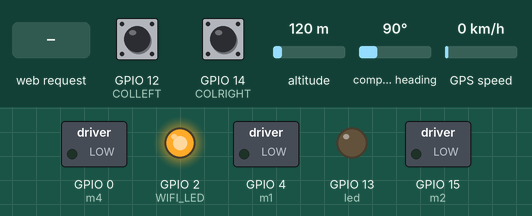
A sketch run on a simulated ESP8266 (NodeMCU). Parts: switched loads named in the sketch (green lamp = pin HIGH), output pins drawn as LEDs (lit = HIGH). The inputs (shaded band) are chosen by the test bench; at power-on: GPIO 12 (COLLEFT) HIGH, GPIO 14 (COLRIGHT) HIGH, altitude 120 m, compass heading 90°, GPS speed 0 km/h. WiFi joins after 1.5 s; servers stay silent unless stated; the GPS gets a fix after 3 s at 37.7749, -122.4194 with 8 satellites; what the sketch prints to the serial monitor is not drawn.

Above: at 2.7 s.
2.8 s: GPIO 12 (COLLEFT) pulled LOW for 0.15 s
At 2.87 s:
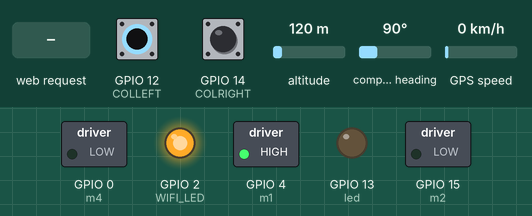
4.4 s: GPIO 14 (COLRIGHT) pulled LOW for 0.15 s
At 4.47 s:
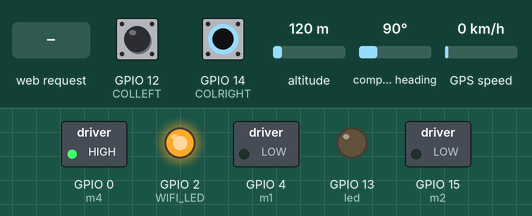
6.0 s: HTTP request GET /forward received
At 6.4 s:
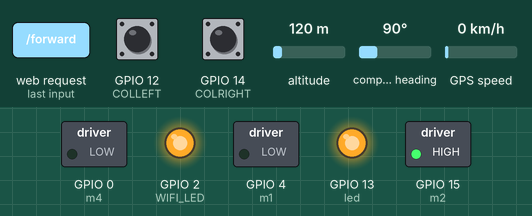
7.5 s: HTTP request GET /reverse received
At 8.7 s:
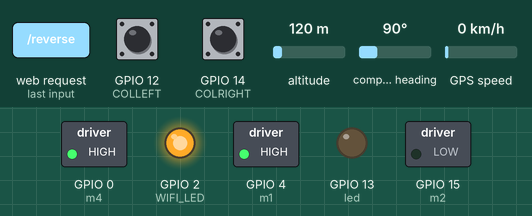
9.0 s: HTTP request GET /left received
At 10.0 s:
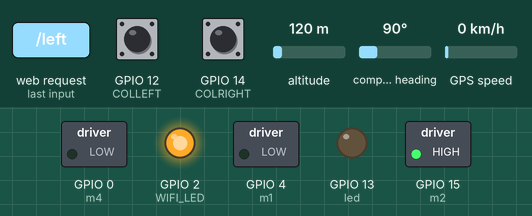
10.5 s: GPIO 14 (COLRIGHT) pulled LOW for 1 s
At 11.1 s:
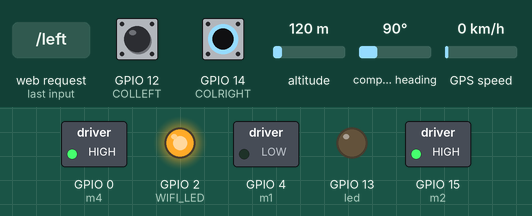
Timing chart, 0 to 13.5 s (numbered marks = the images above; inputs shaded):
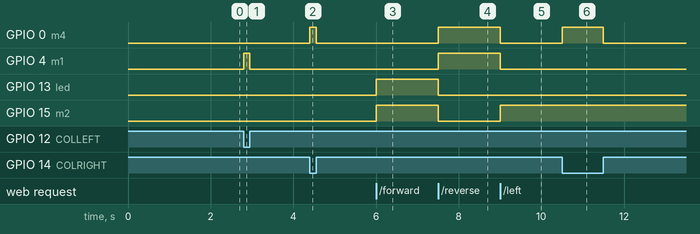

Measured:
- after the input at 2.8 s, GPIO 4 (m1): LOW → HIGH at once, → LOW 0.15 s later
- after the input at 4.4 s, GPIO 0 (m4): LOW → HIGH at once, → LOW 0.15 s later
- after the input at 6.0 s, GPIO 13 (led), GPIO 15 (m2): LOW → HIGH at once
- after the input at 7.5 s, GPIO 0 (m4), GPIO 4 (m1): LOW → HIGH at once; GPIO 13 (led), GPIO 15 (m2): HIGH → LOW at once
- after the input at 9.0 s, GPIO 0 (m4), GPIO 4 (m1): HIGH → LOW at once; GPIO 15 (m2): LOW → HIGH at once
- after the input at 10.5 s, GPIO 0 (m4): LOW → HIGH at once, → LOW 1.0 s later

The sketch:

Main.ino
```cpp
#include <ESP8266WiFi.h>
#include <WiFiClient.h>
#include <ESP8266WebServer.h>
// #include <ESP8266mDNS.h>
#include <TinyGPS++.h>
#include <SoftwareSerial.h>
#include "index.h"
#include "sensors.h"
#include "mobility.h"
#include "mygps.h"
#include "server.h"

#define COLLEFT 12
#define COLRIGHT 14

int colL = HIGH;
int colR = HIGH;


void setup(void) {
  Serial.begin(9600);

  // Wi-Fi connection
  if (!WiFi.config(local_IP, gateway, subnet)) {
    Serial.println("STA Failed to configure");
  }

  pinMode(1, FUNCTION_3);
  pinMode(3, FUNCTION_3);

  pinMode(COLLEFT, INPUT);
  pinMode(COLRIGHT, INPUT);

  setupMobility();
  setupGPS();
  setupSensors();
  setupServer();
  initServerHandlers();
}

void loop(void) {
  server.handleClient();
  // MDNS.update();
  runGPS();


  colL = digitalRead(COLLEFT);
  colR = digitalRead(COLRIGHT);

  if (colL == LOW) {
    digitalWrite(m1, 1);  // reverse right motor
    digitalWrite(m2, 0);
  } else {
    if (!onReverse) {
      digitalWrite(m1, 0);
    }
  }

  if (colR == LOW) {
    digitalWrite(m3, 0);
    digitalWrite(m4, 1);  // reverse left motor
  } else {
    if (!onReverse) {
      digitalWrite(m4, 0);
    }
  }


  delay(1);
}
```

index.h
```cpp
const char INDEX_HTML[] PROGMEM = R"=====(
<!DOCTYPE html>
<html>
<head>
<meta http-equiv="Content-Type" content="text/html; charset=UTF-8" />
<meta name = "viewport" content = "width = device-width, initial-scale = 1.0, maximum-scale = 1.0, user-scalable=0">
<title>Amphibot</title>
</head>
<body>
<h1>Amphibot</h1>
<br />
<p>Uptime: %02d:%02d:%02d</p>
Temperature:
</body>
</html>
)=====";
```

mobility.h
```cpp
const int led = 13;
//const int m1 = 16;
// const int m2 = 5;
const int m1 = 4;
const int m2 = 15;
const int m3 = 13;
const int m4 = 0;

int onReverse = LOW;

void setupMobility() {
  pinMode(led, OUTPUT);
  pinMode(m1, OUTPUT);
  pinMode(m2, OUTPUT);
  pinMode(m3, OUTPUT);
  pinMode(m4, OUTPUT);
}

void forward() {
  digitalWrite(m1, 0);
  digitalWrite(m2, 1);
  digitalWrite(m3, 1);
  digitalWrite(m4, 0);
  onReverse = LOW;
}

void halt() {
  digitalWrite(m1, 0);
  digitalWrite(m2, 0);
  digitalWrite(m3, 0);
  digitalWrite(m4, 0);
  onReverse = LOW;
}

void backing() {
  digitalWrite(m1, 1);
  digitalWrite(m2, 0);
  digitalWrite(m3, 0);
  digitalWrite(m4, 1);
  onReverse = HIGH;
}

void turnLeft() {
  digitalWrite(m1, 0);
  digitalWrite(m2, 1);
  digitalWrite(m3, 0);
    //digitalWrite(m4, 1);
  onReverse = LOW;
}

void turnRight() {
    //digitalWrite(m1, 1);
  digitalWrite(m2, 0);
  digitalWrite(m3, 1);
  digitalWrite(m4, 0);
  onReverse = LOW;
}
```

mygps.h
```cpp
static const int RXPin = 3, TXPin = 1; // GPS Module’s Tx to D6 & Rx to D5
static const uint32_t GPSBaud = 9600;
float lati = 0.0, lngi = 0.0;

TinyGPSPlus gps;

SoftwareSerial gpss(RXPin, TXPin);

void setupGPS() {
  SensorsSer.println("gpsoff");
  gpss.begin(GPSBaud);
}

void displayInfo()
{
  if (gps.location.isValid())
  {
    Serial.print(F("Location: "));
    lati = gps.location.lat();
    lngi = gps.location.lng();
    Serial.print(gps.location.lat(), 6);
    Serial.print(F(","));
    Serial.print(gps.location.lng(), 6);
    SensorsSer.println("gpson");
  }
  else
  {
    Serial.print(F("."));
    SensorsSer.println("gpsoff");
  }

  if (gps.date.isValid())
  {
    Serial.print(F("  Date/Time: "));
    Serial.print(gps.date.month());
    Serial.print(F("/"));
    Serial.print(gps.date.day());
    Serial.print(F("/"));
    Serial.print(gps.date.year());
  }
  else
  {
    Serial.print(F("."));
  }

  Serial.println();
}

bool checkInfo() {
  if (gps.location.isValid())
  {
    lati = gps.location.lat();
    lngi = gps.location.lng();
    return true;
  }
  return false;
}


void runGPS() {
  while (gpss.available() > 0) {
    if (gps.encode(gpss.read())) {
      if (checkInfo()) {
        SensorsSer.println("gpson");
        return;
      } else {
        Serial.println();
      }
      // displayInfo();
    }
  }

  if (millis() > 5000 && gps.charsProcessed() < 10)
  {
    Serial.println(F("No GPS Module Found! Check Hardware!!"));
    // while(true);
  }
}
```

sensors.h
```cpp
SoftwareSerial SensorsSer(5, 16); // Rx, Tx

void setupSensors() {
  SensorsSer.begin(9600);
}

String sensorGet(char * type) {
  SensorsSer.println(type); // send command
  SensorsSer.flush();
  String readString = "";

  while (SensorsSer.available() == 0) { // wait
    if (millis() > 3000) {
      break;
    }
  }

  return SensorsSer.readString();

}
```

server.h
```cpp
#define WIFI_LED 2

const char *ssid = "amphibot";
const char *password = "vinyoda197";

ESP8266WebServer server(80);

IPAddress local_IP(192, 168, 1, 183);
IPAddress gateway(192, 168, 1, 1);
IPAddress subnet(255, 255, 0, 0);

void setupServer() {
  pinMode(WIFI_LED, OUTPUT);
  digitalWrite(WIFI_LED, LOW);

  // Wi-Fi connection
  if (!WiFi.config(local_IP, gateway, subnet)) {
    Serial.println("STA Failed to configure");
  }

  WiFi.mode(WIFI_STA);
  WiFi.begin(ssid, password);
  Serial.println("");

  // Wait for connection
  while (WiFi.status() != WL_CONNECTED) {
    delay(500);
    Serial.print(".");
  }

  Serial.println("");
  Serial.print("Connected to ");
  Serial.println(ssid);
  Serial.print("IP address: ");
  Serial.println(WiFi.localIP());

  server.begin();
  Serial.println("HTTP server started");
  digitalWrite(WIFI_LED, HIGH);
}

void respond(String data) {
  server.sendHeader("Access-Control-Allow-Origin","*");
  server.send(200, "text/html", data);
}

void initServerHandlers() {

  server.on("/forward", []() {
    forward();
    respond("forward");
  });
  server.on("/stop", []() {
    halt();
    respond("stop");
  });
  server.on("/reverse", []() {
    backing();
    respond("reverse");
  });
  server.on("/left", []() {
    turnLeft();
    respond("left");
  });
  server.on("/right", []() {
    turnRight();
    respond("right");
  });

  server.on("/dht", []() {
    respond(sensorGet("dht"));
  });

  server.on("/water", []() {
    respond(sensorGet("water"));
  });

  server.on("/turbidity", []() {
    respond(sensorGet("turb"));
  });

  server.on("/ph", []() {
    respond(sensorGet("ph"));
  });

  server.on("/data", []() {
    respond(sensorGet("d"));
  });

  server.on("/light", []() {
    respond(sensorGet("light"));
  });

  server.on("/servo", []() {
    respond(sensorGet("servo"));
  });

  server.on("/location", []() {
    char lt[20], ln[20];

    dtostrf(lati, 8, 12, lt);
    dtostrf(lngi, 8, 12 , ln);

    char temp[150];
    snprintf(temp, 150, "{\"Lat\": %s, \"Lng\": %s}", lt, ln);
    respond(temp);
  });

}
```
